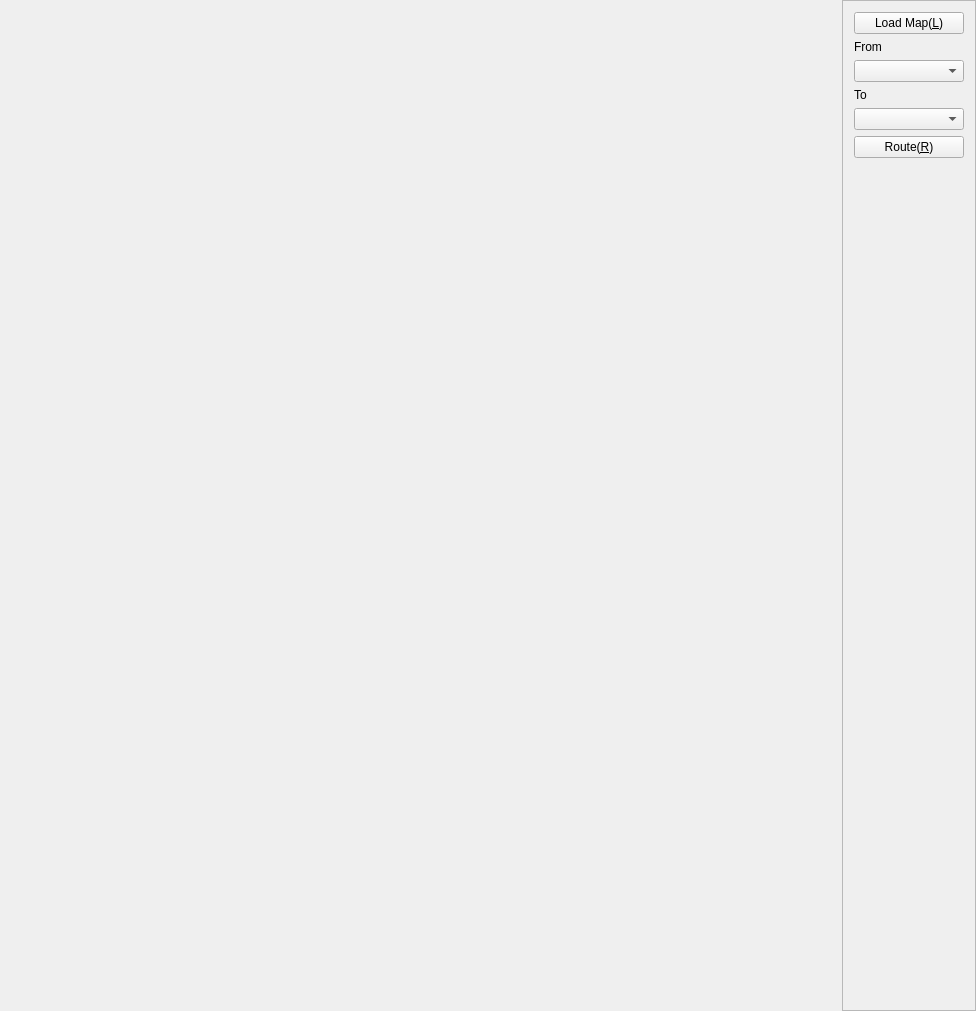
<?xml version="1.0" encoding="UTF-8"?>
<ui version="4.0">
 <class>MainWindow</class>
 <widget class="QMainWindow" name="MainWindow">
  <property name="geometry">
   <rect>
    <x>0</x>
    <y>0</y>
    <width>976</width>
    <height>1011</height>
   </rect>
  </property>
  <property name="windowTitle">
   <string>MainWindow</string>
  </property>
  <widget class="QWidget" name="centralWidget">
   <layout class="QHBoxLayout" name="horizontalLayout" stretch="756,120">
    <property name="spacing">
     <number>0</number>
    </property>
    <property name="leftMargin">
     <number>0</number>
    </property>
    <property name="topMargin">
     <number>0</number>
    </property>
    <property name="rightMargin">
     <number>0</number>
    </property>
    <property name="bottomMargin">
     <number>0</number>
    </property>
    <item>
     <widget class="QSysuEastMap" name="mapWidget" native="true">
      <property name="maximumSize">
       <size>
        <width>16777215</width>
        <height>16777215</height>
       </size>
      </property>
     </widget>
    </item>
    <item>
     <widget class="QFrame" name="frame">
      <property name="minimumSize">
       <size>
        <width>120</width>
        <height>0</height>
       </size>
      </property>
      <property name="frameShape">
       <enum>QFrame::StyledPanel</enum>
      </property>
      <property name="frameShadow">
       <enum>QFrame::Raised</enum>
      </property>
      <layout class="QVBoxLayout" name="verticalLayout">
       <item>
        <widget class="QPushButton" name="loadFileBtn">
         <property name="text">
          <string>Load Map(&amp;L)</string>
         </property>
        </widget>
       </item>
       <item>
        <widget class="QLabel" name="label">
         <property name="text">
          <string>From</string>
         </property>
        </widget>
       </item>
       <item>
        <widget class="QComboBox" name="comboBox"/>
       </item>
       <item>
        <widget class="QLabel" name="label_2">
         <property name="text">
          <string>To</string>
         </property>
        </widget>
       </item>
       <item>
        <widget class="QComboBox" name="comboBox_2"/>
       </item>
       <item>
        <widget class="QPushButton" name="getPathBtn">
         <property name="text">
          <string>Route(&amp;R)</string>
         </property>
        </widget>
       </item>
       <item>
        <spacer name="verticalSpacer">
         <property name="orientation">
          <enum>Qt::Vertical</enum>
         </property>
         <property name="sizeHint" stdset="0">
          <size>
           <width>20</width>
           <height>40</height>
          </size>
         </property>
        </spacer>
       </item>
      </layout>
     </widget>
    </item>
   </layout>
  </widget>
  <widget class="QMenuBar" name="menuBar">
   <property name="geometry">
    <rect>
     <x>0</x>
     <y>0</y>
     <width>976</width>
     <height>21</height>
    </rect>
   </property>
  </widget>
 </widget>
 <layoutdefault spacing="6" margin="11"/>
 <customwidgets>
  <customwidget>
   <class>QSysuEastMap</class>
   <extends>QWidget</extends>
   <header location="global">qsysueastmap.h</header>
   <container>1</container>
  </customwidget>
 </customwidgets>
 <resources/>
 <connections/>
</ui>
